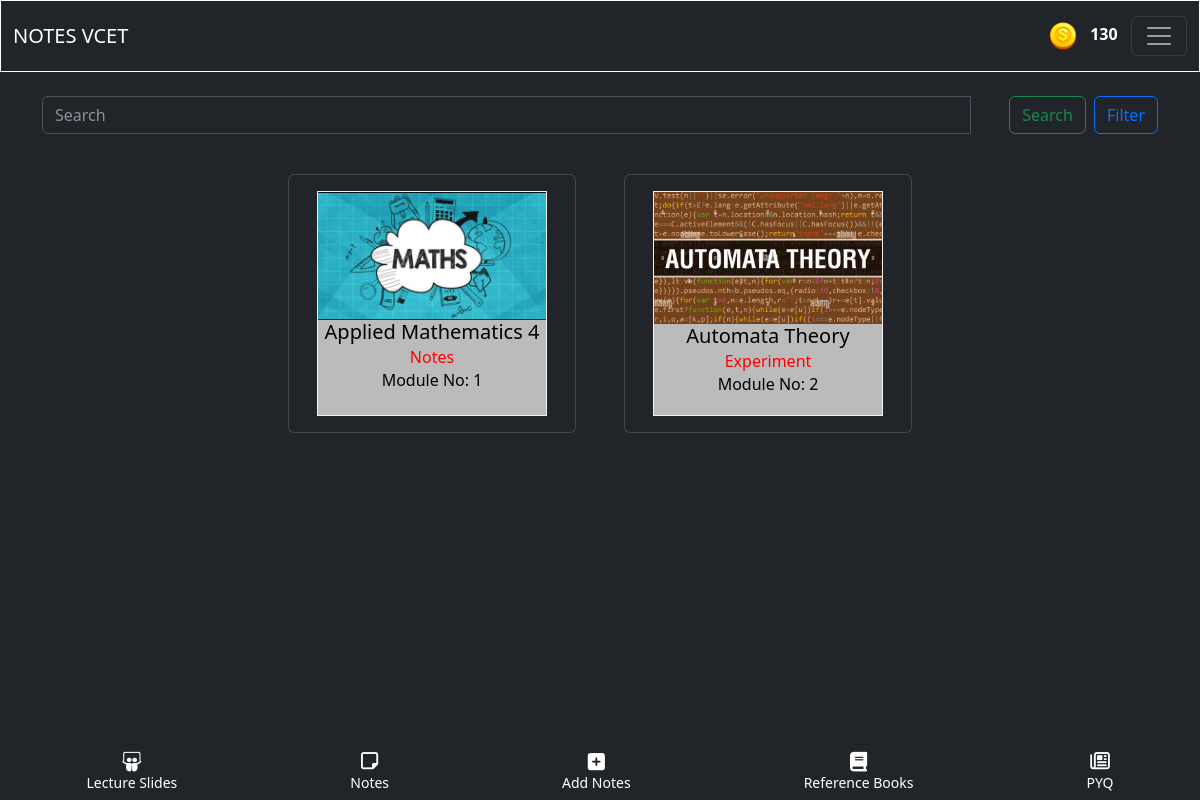
Screenshot of /notes/ (signed in) with the database file from the repository.
### blogapp/models.py (models this page shows, shortened)
class UserAccount(AbstractBaseUser, PermissionsMixin):
    email = models.CharField(max_length = 50,unique=True)
    name = models.CharField(max_length=200)
    is_active = models.BooleanField(default=True)
    is_mod = models.BooleanField(default=False)
    is_nUser = models.BooleanField(default=True)
    is_staff = models.BooleanField(default=False)
    coins_scored = models.IntegerField(default=100,null=True,blank=True)
    rank = models.IntegerField(default=0)
    bookmarks = models.ManyToManyField('blogapp.Notes', blank=True)
    objects = UserAccountManager()
    USERNAME_FIELD = 'email'
    REQUIRED_FIELDS = ['name']

class Notes(models.Model):
    typ = (
        ('Assignment','Assignment'),
        ('Experiment','Experiment'),
        ('Notes','Notes'),
        ('ReferenceBook','Reference Book'),
        ('LectureSlides','Lecture Slides'),
        ('PYQ','PYQ'),
    )
    mods = (
        ('1','1'),
        ('2','2'),
        ('3','3'),
        ('4','4'),
        ('5','5'),
        ('6','6'),
    )
    desc = models.TextField(max_length=500,null=True,blank=True)
    mod = models.CharField(max_length=5,choices=mods,null=True,blank=True)
    file = models.FileField(upload_to='notes/')
    author = models.ForeignKey(UserAccount,on_delete=models.CASCADE)
    status = models.BooleanField(default=False)
    likes = models.ManyToManyField(UserAccount,related_name="notes_like")
    views = models.PositiveIntegerField(default=0)
    buy=models.ManyToManyField(UserAccount,related_name="buy_notes")
    typeN = models.CharField(max_length=50,null=True,blank=True,choices=typ)
    docid = models.CharField(max_length=300,null=True,blank=True)
    sub =  models.ForeignKey(Subject,on_delete=models.CASCADE,null=True,blank=True)
    slug = AutoSlugField(populate_from = 'sub',unique=True,null=True,default=None)
    nDetail = models.CharField(max_length=100,null=True,blank=True)

class Subject(models.Model):
    name = models.CharField(max_length=50)
    teacher = models.CharField(max_length=50)
    teacherurl = models.CharField(max_length=300,null=True,blank=True)
    img = models.ImageField(upload_to='subImage/',null=True,blank=True)
    def __str__(self):
        return self.name

### blogapp/views.py (the view)
# urls.py: path('notes/', views.notes,name='notes'),
@login_required(login_url='/login/')
def notes(request):
    notes = (Notes.objects.filter(status = True, typeN= 'Notes') | Notes.objects.filter(status = True, typeN= 'Assignment') | Notes.objects.filter(status = True, typeN= 'Experiment') )
    filteredNotes = NoteFilter(request.GET, queryset = notes)      #Using django-filter extension declared in filters.py file
    context = {
        'notes' : filteredNotes,
    }
    return render(request,'main/realHome.html',context)

### templates/main/realHome.html (shortened to what this page needs)
{% extends 'index.html' %} {% block content %} {% load crispy_forms_tags %}
{%load static %}
<link rel="stylesheet" href="{% static 'css/newcard.css' %}" />
<div class="container notesCnt mt-4">
  <div class="row d-flex justify-content-center align-items-center">
    <div class="container-lg-6">
      <form
        class="d-flex"
        method="post"
        role="search"
        action="{% url 'searchNotes' %}"
      >
        <div id="autocomplete" class="autocomplete input-group mb-3">
          <input
            class="form-control me-2"
            type="text"
            name="searchQ"
            placeholder="Search"
            aria-label="Search"
          />
          <ul class="autocomplete-result-list"></ul>
          <div class="input-group-append">
            <button class="btn btn-outline-success" type="submit">
              Search
            </button>
            <button
              type="button"
              class="btn btn-outline-primary ms-1"
              data-bs-toggle="modal"
              data-bs-target="#exampleModal"
            >
              Filter
            </button>
          </div>
        </div>
      </form>
    </div>
  </div>
  <div class="row d-flex justify-content-center align-items-center">
    {% for x in notes.qs %}
      <div class="card mt-4 mx-4" style="width: 18rem">
        <div class="card-body">
          <div class="flip-card">
            <div class="flip-card-inner">
              <div class="flip-card-front">
                <img
                  src="{{x.sub.img.url}}"
                  width="0.5px"
                  ,
                  class="img-fluid d-block w-100"
                  alt="..."
                />
                <h5 class="card-title">{{x.sub}}</h5>
                <h6 class="card-subtitle mb-2 text-muted2 ttye" style="color: red;">{{x.typeN}}</h6>
                <h6 class="card-subtitle mb-2">Module No: {{x.mod}}</h6>
              </div>
              <div class="flip-card-back">
                <h6 class="card-subtitle mb-2 text-muted">{{x.typeN}}</h6>
                <p class="card-text">Credit : {{x.author.name}}</p>
                {% if request.user in x.buy.all %}
                <form method="POST" action="{% url 'notesViewer' x.slug %}">
                  <a href="{{x.slug}}" class="card-link">
                    <button type="submit" class="btn btn-success">View PDF</button>
                  </a>
                </form>
                {% else %}
                  <form action="{% url 'buy_notes' x.pk %}" method="POST">
                    {% csrf_token %}
                    <input type="hidden" name="note_id" value="{{x.note_id}}">
                    <button class="btn btn-primary" type="submit">Buy Notes</button>
                  </form>
                {% endif %}
                <strong><p>{{x.likes.count}} Likes ♥️</p>
                  <p>{{ x.views }} views</p>
                </strong>
              </div>
            </div>
          </div>
        </div>
      </div>
    {% endfor %}
  </div>
  </div>
{% include 'components/notesBottomNav.html' %} {% endblock %}

### templates/components/header.html (shortened to what this page needs)
{% load static %}
<link rel="stylesheet" href="{% static 'css/darkmode.css' %}">
<link rel="stylesheet" href="{% static 'css/new.js' %}">
<nav class="navbar navbar-dark bg-dark  ">
    <div class="container-fluid">
      <a class="navbar-brand" href="{% url 'notes' %}">NOTES VCET</a>
      <table class="coins">
        <th>
          <img src="{% static 'images/coin.png' %}" alt="">
        </th>
        <th>
      <p class="cna" style="color: white;">{{ user.coins_scored }}</p>
    </th>
    </table>
      <button class="navbar-toggler" type="button" data-bs-toggle="collapse" data-bs-target="#navbarSupportedContent" aria-controls="navbarSupportedContent" aria-expanded="false" aria-label="Toggle navigation">
        <span class="navbar-toggler-icon"></span>
      </button>
    </div>
  </nav>

### static/css/newcard.css (style rules this page uses)
.notesCnt { margin-bottom: 5em; }
.autocomplete-result-list { max-width: 60.3em; }
.flip-card { background-color: transparent; width: 230px; height: 225px; border: 1px solid #f1f1f1; perspective: 1000px; }
.flip-card-inner { position: relative; width: 100%; height: 100%; text-align: center; transition: transform 0.8s; transform-style: preserve-3d; }
.flip-card-front, .flip-card-back { position: absolute; width: 100%; height: 100%; align-items: center; -webkit-backface-visibility: hidden; backface-visibility: hidden; }
.flip-card-front { background-color: #bbb; color: black; }
.flip-card-back { background-color: 6e1401; display: flex; flex-direction: column; justify-content: center; align-items: center; color: rgb(164, 30, 30); transform: rotateY(180deg); }

### templates/components/header.html (style rules this page uses)
.navbar { border: 0.2px solid white; }
.coins { margin-left: 75%; width: 3px; }
.cna { margin-top: 12px; font-weight: bol; }

### templates/components/notesBottomNav.html (style rules this page uses)
i,span { color: #fff; }

### rows the page displays
UserAccount: coins_scored "130"
Notes: sub.img (picture), sub "Applied Mathematics 4", typeN "Notes", mod "1"
Notes: sub.img (picture), sub "Automata Theory", typeN "Experiment", mod "2"
